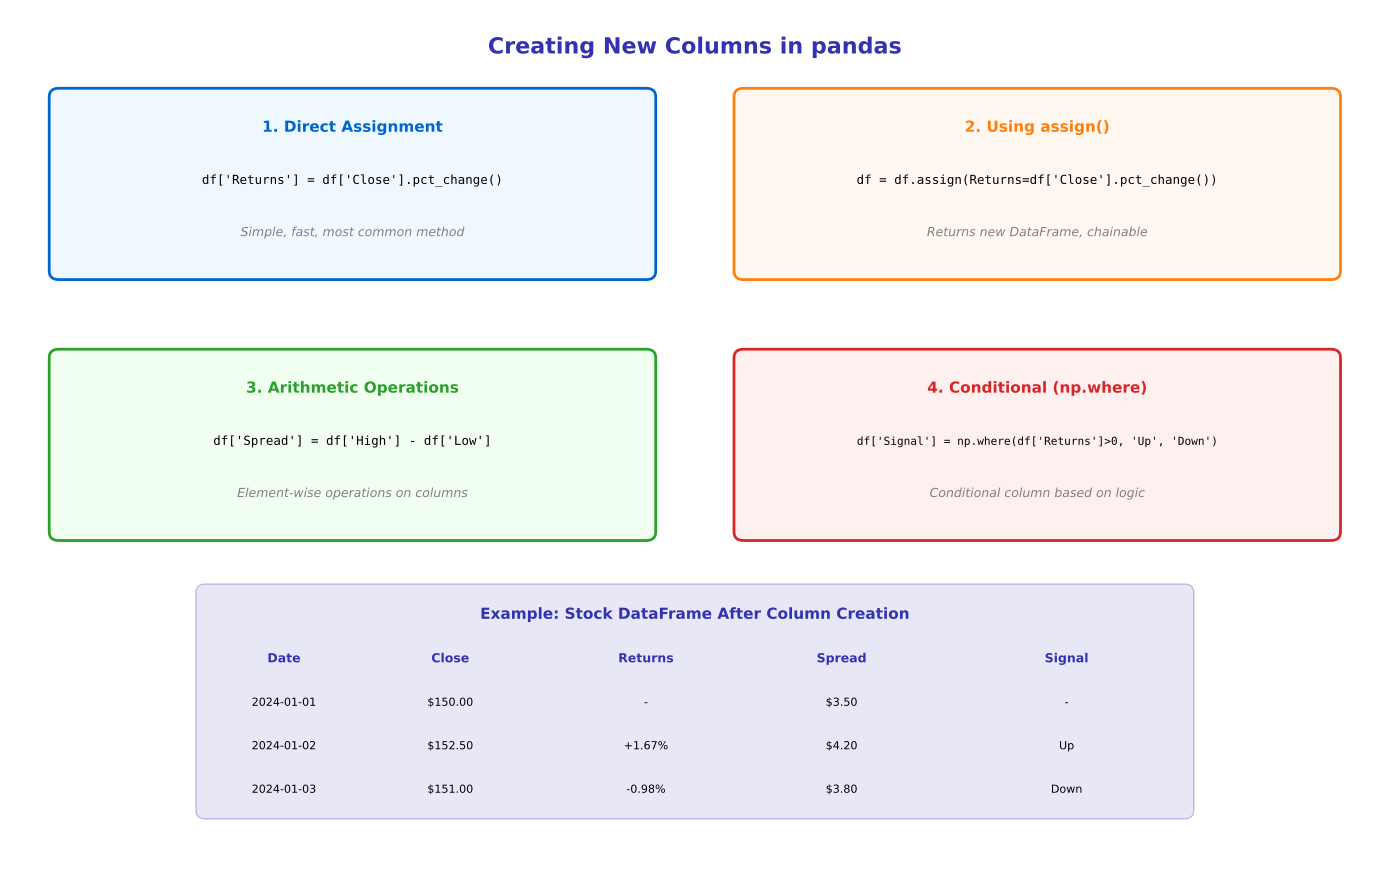

This chart was generated by the following Python code:
"""Column Creation - Demonstrating different ways to create DataFrame columns"""
import matplotlib.pyplot as plt
import matplotlib.patches as patches
from matplotlib.patches import FancyBboxPatch
import numpy as np
import pandas as pd
from pathlib import Path

# Standard matplotlib configuration
plt.rcParams.update({
    'font.size': 10,
    'axes.labelsize': 10,
    'axes.titlesize': 11,
    'xtick.labelsize': 9,
    'ytick.labelsize': 9,
    'legend.fontsize': 9,
    'figure.figsize': (10, 6),
    'figure.dpi': 150
})

# Course colors
MLPURPLE = '#3333B2'
MLLAVENDER = '#ADADE0'
MLBLUE = '#0066CC'
MLORANGE = '#FF7F0E'
MLGREEN = '#2CA02C'
MLRED = '#D62728'

fig, ax = plt.subplots(figsize=(14, 9))
ax.set_xlim(0, 14)
ax.set_ylim(0, 10)
ax.axis('off')

# Title
ax.text(7, 9.5, 'Creating New Columns in pandas', ha='center',
        fontsize=16, fontweight='bold', color=MLPURPLE)

# Method 1: Direct assignment
box1 = FancyBboxPatch((0.5, 7.0), 6, 2, boxstyle="round,pad=0.1",
                      edgecolor=MLBLUE, facecolor='#F0F8FF', linewidth=2)
ax.add_patch(box1)
ax.text(3.5, 8.6, '1. Direct Assignment', ha='center', fontsize=11,
        fontweight='bold', color=MLBLUE)
ax.text(3.5, 8.0, "df['Returns'] = df['Close'].pct_change()", ha='center',
        fontsize=9, family='monospace', color='black')
ax.text(3.5, 7.4, 'Simple, fast, most common method', ha='center',
        fontsize=9, style='italic', color='gray')

# Method 2: assign()
box2 = FancyBboxPatch((7.5, 7.0), 6, 2, boxstyle="round,pad=0.1",
                      edgecolor=MLORANGE, facecolor='#FFF8F0', linewidth=2)
ax.add_patch(box2)
ax.text(10.5, 8.6, '2. Using assign()', ha='center', fontsize=11,
        fontweight='bold', color=MLORANGE)
ax.text(10.5, 8.0, "df = df.assign(Returns=df['Close'].pct_change())", ha='center',
        fontsize=9, family='monospace', color='black')
ax.text(10.5, 7.4, 'Returns new DataFrame, chainable', ha='center',
        fontsize=9, style='italic', color='gray')

# Method 3: Arithmetic operations
box3 = FancyBboxPatch((0.5, 4.0), 6, 2, boxstyle="round,pad=0.1",
                      edgecolor=MLGREEN, facecolor='#F0FFF0', linewidth=2)
ax.add_patch(box3)
ax.text(3.5, 5.6, '3. Arithmetic Operations', ha='center', fontsize=11,
        fontweight='bold', color=MLGREEN)
ax.text(3.5, 5.0, "df['Spread'] = df['High'] - df['Low']", ha='center',
        fontsize=9, family='monospace', color='black')
ax.text(3.5, 4.4, 'Element-wise operations on columns', ha='center',
        fontsize=9, style='italic', color='gray')

# Method 4: Conditional assignment
box4 = FancyBboxPatch((7.5, 4.0), 6, 2, boxstyle="round,pad=0.1",
                      edgecolor=MLRED, facecolor='#FFF0F0', linewidth=2)
ax.add_patch(box4)
ax.text(10.5, 5.6, '4. Conditional (np.where)', ha='center', fontsize=11,
        fontweight='bold', color=MLRED)
ax.text(10.5, 5.0, "df['Signal'] = np.where(df['Returns']>0, 'Up', 'Down')", ha='center',
        fontsize=8, family='monospace', color='black')
ax.text(10.5, 4.4, 'Conditional column based on logic', ha='center',
        fontsize=9, style='italic', color='gray')

# Example DataFrame
example_box = FancyBboxPatch((2, 0.8), 10, 2.5, boxstyle="round,pad=0.1",
                             edgecolor=MLPURPLE, facecolor=MLLAVENDER, alpha=0.3)
ax.add_patch(example_box)
ax.text(7, 3.0, 'Example: Stock DataFrame After Column Creation', ha='center',
        fontsize=11, fontweight='bold', color=MLPURPLE)

# Table headers
headers = ['Date', 'Close', 'Returns', 'Spread', 'Signal']
x_pos = [2.8, 4.5, 6.5, 8.5, 10.8]
for x, h in zip(x_pos, headers):
    ax.text(x, 2.5, h, ha='center', fontsize=9, fontweight='bold', color=MLPURPLE)

# Sample data rows
data_rows = [
    ['2024-01-01', '$150.00', '-', '$3.50', '-'],
    ['2024-01-02', '$152.50', '+1.67%', '$4.20', 'Up'],
    ['2024-01-03', '$151.00', '-0.98%', '$3.80', 'Down'],
]
for i, row in enumerate(data_rows):
    y = 2.0 - i * 0.5
    for x, val in zip(x_pos, row):
        ax.text(x, y, val, ha='center', fontsize=8, color='black')

plt.tight_layout()
plt.savefig(Path(__file__).parent / 'chart.pdf', dpi=300, bbox_inches='tight')
plt.close()
